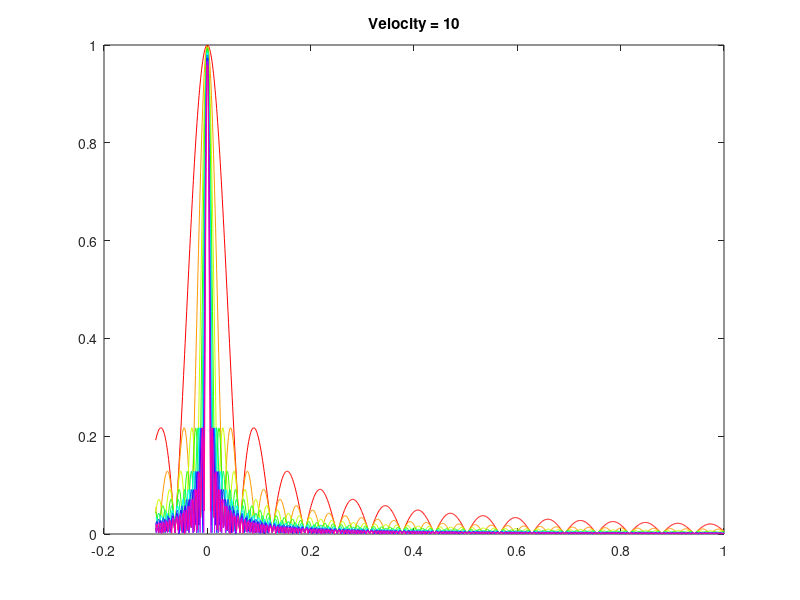

MATLAB code for this plot:
c=1:10;
s = -0.1:0.001:01;
T = 100;
for i = 1:length(c)
  cmap=hsv(length(c))
  const = 1;
  K = const*abs(sin(c(i)*T*s/2)./(c(i)*T*s/2));
  plot(s,K,'color',cmap(i,:));
  title(['Velocity = ' num2str(c(i))]);
  hold on
  pause(0.5)
endfor
